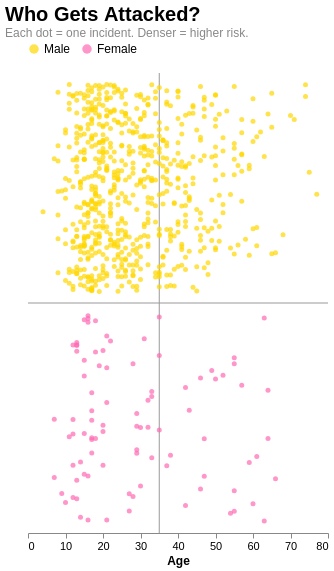

Write the Vega-Lite specification saved for this chart.
### Vega-Lite specification from a JSON file in a GitHub repository (floating-point values rounded to 4 significant figures; data arrays with more than 128 entries replaced by an {"elided": "..."} marker saying what was removed)
{"$schema": "https://vega.github.io/schema/vega-lite/v5.json", "title": {"text": "Who Gets Attacked?", "subtitle": "Each dot = one incident. Denser = higher risk.", "fontSize": 20, "fontWeight": "bold", "subtitleFontSize": 12, "subtitleColor": "#888888", "anchor": "start"}, "width": "container", "height": 460, "config": {"view": {"stroke": ""}}, "layer": [{"data": {"values": [{"x1": 0, "x2": 35, "y1": 100, "y2": 0, "label": "YOUNG MALE", "n": "n=487", "lx": 17.5, "ly": 57, "ny": 43}, {"x1": 35, "x2": 80, "y1": 100, "y2": 0, "label": "OLD MALE", "n": "n=181", "lx": 57.5, "ly": 57, "ny": 43}, {"x1": 0, "x2": 35, "y1": 0, "y2": -100, "label": "YOUNG FEMALE", "n": "n=66", "lx": 17.5, "ly": -43, "ny": -57}, {"x1": 35, "x2": 80, "y1": 0, "y2": -100, "label": "OLD FEMALE", "n": "n=26", "lx": 57.5, "ly": -43, "ny": -57}]}, "layer": [{"mark": {"type": "rect", "opacity": 0}, "encoding": {"x": {"field": "x1", "type": "quantitative"}, "x2": {"field": "x2"}, "y": {"field": "y1", "type": "quantitative"}, "y2": {"field": "y2"}, "color": {"condition": [{"test": "datum.label === 'YOUNG MALE' || datum.label === 'OLD MALE'", "value": "#378ADD"}, {"test": "datum.label === 'YOUNG FEMALE' || datum.label === 'OLD FEMALE'", "value": "#f97316"}], "value": "#cccccc"}}}, {"mark": {"type": "text", "fontSize": 22, "fontWeight": "bold", "align": "center", "opacity": 0.32}, "encoding": {"x": {"field": "lx", "type": "quantitative"}, "y": {"field": "ly", "type": "quantitative"}, "text": {"field": "label"}, "color": {"value": "#ffffff"}}}, {"mark": {"type": "text", "fontSize": 13, "fontWeight": "bold", "align": "center", "opacity": 0.35}, "encoding": {"x": {"field": "lx", "type": "quantitative"}, "y": {"field": "ny", "type": "quantitative"}, "text": {"field": "n"}, "color": {"value": "#ffffff"}}}]}, {"data": {"values": [{}]}, "mark": {"type": "rule", "color": "#999999", "strokeWidth": 1}, "encoding": {"y": {"datum": 0, "type": "quantitative"}}}, {"data": {"values": [{}]}, "mark": {"type": "rule", "color": "#999999", "strokeWidth": 1}, "encoding": {"x": {"datum": 35, "type": "quantitative"}}}, {"data": {"values": {"elided": "759 records"}}, "mark": {"type": "point", "filled": true, "opacity": 0.7, "size": 25}, "encoding": {"x": {"field": "a", "type": "quantitative", "scale": {"domain": [0, 80]}, "axis": {"title": "Age", "titleFontSize": 12, "labelFontSize": 11, "grid": false}}, "y": {"field": "j", "type": "quantitative", "scale": {"domain": [-100, 100]}, "axis": {"title": null, "labels": false, "ticks": false, "domain": false, "grid": false}}, "color": {"field": "g", "type": "nominal", "scale": {"domain": ["Male", "Female"], "range": ["#FFD700", "#FF69B4"]}, "legend": {"title": null, "orient": "top", "direction": "horizontal", "labelFontSize": 12, "symbolSize": 90, "columnPadding": 10}}, "tooltip": [{"field": "a", "title": "Age"}, {"field": "g", "title": "Gender"}]}}]}
